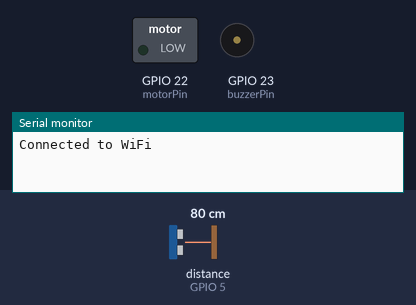
The sketch below on a simulated ESP32. On the bench: switched loads named in the sketch (green lamp = pin HIGH), buzzer (waves = sounding, pin HIGH), the last lines printed to the serial monitor. Wiring (inferred from the names in the program): ultrasonic range finder: trigger GPIO 18; echo GPIO 5. The inputs (shaded band) are chosen by the test bench; at power-on: distance to the obstacle (sensor on GPIO 5) 80 cm. The echo pulse lasts 58.3 µs per cm; WiFi joins after 1.5 s; servers stay silent unless stated; uploads are accepted with an empty reply; pins used as bus, display or sensor lines are not drawn.

Above: at 3.2 s.
3.3 s: distance to the obstacle (sensor on GPIO 5) set to 23 cm
5.0 s: distance to the obstacle (sensor on GPIO 5) set to 18 cm
At 6.3 s:
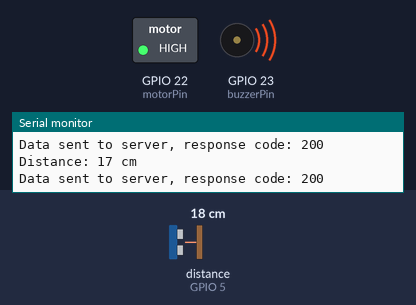
6.6 s: distance to the obstacle (sensor on GPIO 5) set to 35 cm
At 7.9 s:
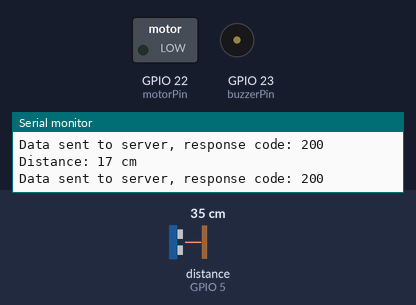
8.2 s: distance to the obstacle (sensor on GPIO 5) set to 2 cm
At 9.1 s:
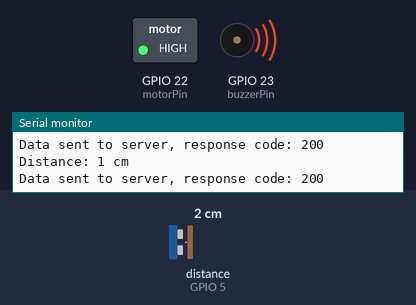
Timing chart, 0 to 10.7 s (numbered marks = the images above; inputs shaded):
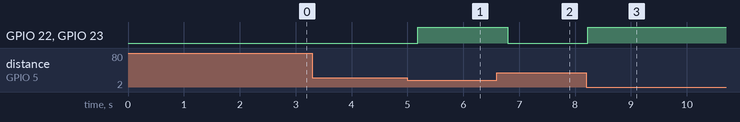

Measured:
- the behaviour switches between 21 and 20 cm on distance to the obstacle (sensor on GPIO 5) (found by bisection; images 0 and 1)
- after the input at 5.0 s, GPIO 22 (motorPin), GPIO 23 (buzzerPin): LOW → HIGH after 0.18 s
- after the input at 6.6 s, GPIO 22 (motorPin), GPIO 23 (buzzerPin): HIGH → LOW after 0.19 s
- after the input at 8.2 s, GPIO 22 (motorPin), GPIO 23 (buzzerPin): LOW → HIGH at once

The sketch:

sketch_oct31a.ino
```cpp
#include <WiFi.h>
#include <HTTPClient.h>

const char* ssid = "iPhone";
const char* password = "87654321";

const int trigPin = 18;
const int echoPin = 5;
const int buzzerPin = 23;
const int motorPin = 22;

void setup() {
    Serial.begin(115200);
    pinMode(trigPin, OUTPUT);
    pinMode(echoPin, INPUT);
    pinMode(buzzerPin, OUTPUT);
    pinMode(motorPin, OUTPUT);
    WiFi.begin(ssid, password);

    while (WiFi.status() != WL_CONNECTED) {
        delay(1000);
    }
    Serial.println("Connected to WiFi");
}

void loop() {
    long duration, distance;
    digitalWrite(trigPin, LOW);
    delayMicroseconds(2);
    digitalWrite(trigPin, HIGH);
    delayMicroseconds(10);
    digitalWrite(trigPin, LOW);
    duration = pulseIn(echoPin, HIGH);
    distance = (duration * 0.034) / 2;

    if (distance > 0 && distance < 20) {
        // Activate buzzer and motor
        digitalWrite(buzzerPin, HIGH);
        digitalWrite(motorPin, HIGH);
        delay(100); // Activate for 1 second
      }else{
            digitalWrite(buzzerPin, LOW);   // Turn off buzzer
            digitalWrite(motorPin, LOW);    // Turn off vibration motor
            }

      if (distance < 30){
          Serial.print("Distance: ");
          Serial.print(distance);
          Serial.println(" cm");

          // Send data to server
           sendData(distance);
      }

    delay(100);
}

void sendData(long distance) {
    if (WiFi.status() == WL_CONNECTED) {
        HTTPClient http;
        http.begin("http://172.20.10.14/esp32_dashboard/save_data.php"); // Use your actual local IP for testing
        http.addHeader("Content-Type", "application/x-www-form-urlencoded");
        String httpRequestData = "distance=" + String(distance);
        int httpResponseCode = http.POST(httpRequestData);

        if (httpResponseCode > 0) {
            Serial.print("Data sent to server, response code: ");
            Serial.println(httpResponseCode);
        } else {
            Serial.print("Error sending data: ");
            Serial.println(http.errorToString(httpResponseCode).c_str());
        }
        http.end();
    }
}
```
